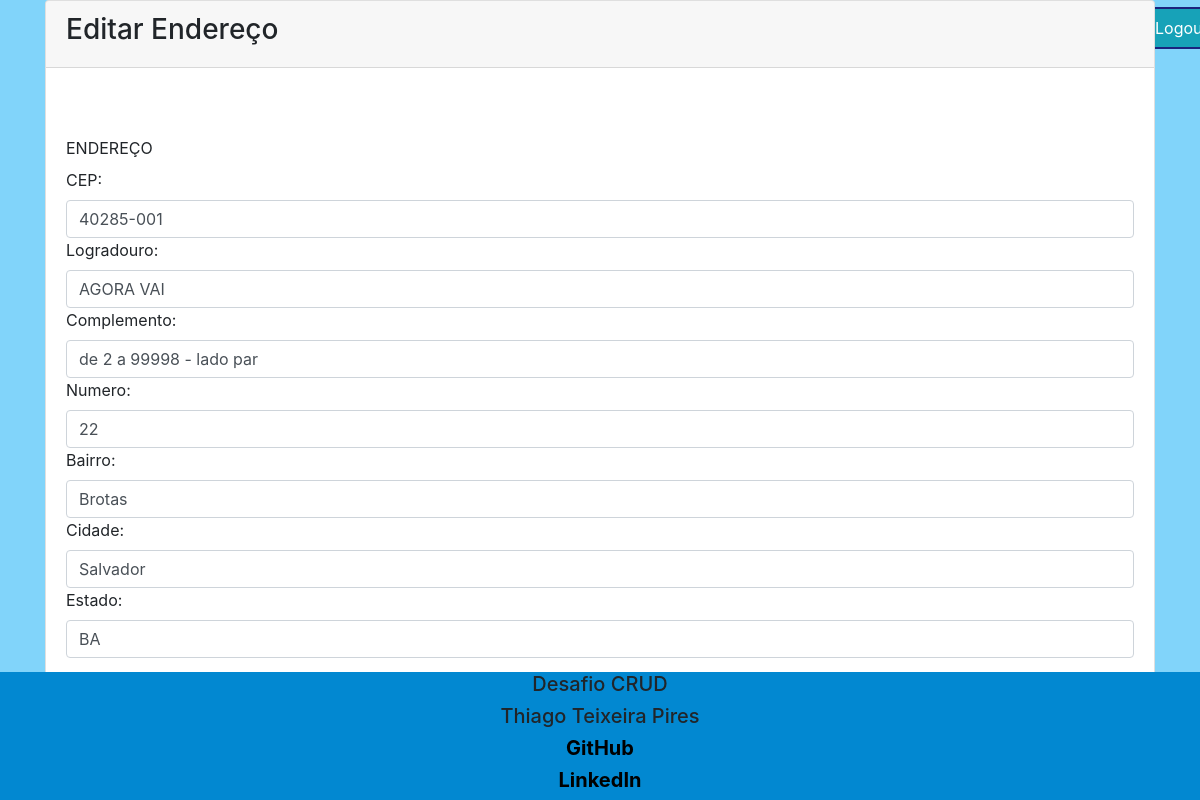
The app's page /edit_end.php?id=6 (signed in) with its own data.
### tables this page shows
CREATE TABLE `endereco` (
  `id` int NOT NULL,
  `cliente_id` int NOT NULL,
  `logradouro` varchar(255) NOT NULL,
  `complemento` varchar(255) DEFAULT NULL,
  `numero` int NOT NULL,
  `bairro` varchar(100) NOT NULL,
  `cidade` varchar(50) NOT NULL,
  `estado` varchar(42) NOT NULL,
  `cep` varchar(20) NOT NULL
);

### edit_end.php (the view, shortened to what this page needs)
<?php
    require_once('config.php');
$id = $_GET['id'];
$resulta = mysqli_query($connect, "SELECT * FROM endereco WHERE id=$id");
while($rowa = mysqli_fetch_array($resulta))
{
        $logradouro = $rowa['logradouro'];
        $complemento = $rowa['complemento'];
        $numero = $rowa['numero'];
        $bairro = $rowa['bairro'];
        $cidade = $rowa['cidade'];
        $estado = $rowa['estado'];
        $cep = $rowa['cep'];
}
?>
<!DOCTYPE html>
<html lang="pt-br">
<head>
  <link rel="stylesheet" href="css/bootstrap.min.css">
</head>
<body onload="goFocus('nome')">
<?php require_once("nav.php") ?>
    <div class="container">
        <div clas="span10 offset1">
          <div class="card">
            <div class="card-header">
                <h3 class="well"> Editar Endereço </h3>
            </div>
            <div class="card-body">
            <form class="form-horizontal" action="edit_end_sql.php" method="post">
                <label for=""><br><br>ENDEREÇO<br></label>
                <div class="control-group">
                    <label class="control-label">CEP:</label>
                    <div class="controls">
                        <input size="50" class="form-control" name="cep" id="cep" type="text" placeholder="CEP" required="" value="<?php echo !empty($cep)?$cep: '';?>">
                    </div>
                </div>
                 <div class="control-group">
                    <label class="control-label">Logradouro:</label>
                    <div class="controls">
                        <input size="250" class="form-control" name="logradouro" type="text" placeholder="logradouro" required="" value="<?php echo !empty($logradouro)?$logradouro: '';?>">
                    </div>
                </div>
                <div class="control-group">
                    <label class="control-label">Complemento:</label>
                    <div class="controls">
                        <input size="100" class="form-control" name="complemento" id="complemento" type="text" placeholder="Complemento" required="" value="<?php echo !empty($complemento)?$complemento: '';?>">
                    </div>
                </div>
                <div class="control-group">
                    <label class="control-label">Numero:</label>
                    <div class="controls">
                        <input size="40" class="form-control" id="numero" name="numero" type="text" placeholder="Numero" onkeypress='return filtroTeclas(event)' required="" value="<?php echo !empty($numero)?$numero: '';?>">
                    </div>
                </div>
                 <div class="control-group">
                    <label class="control-label">Bairro:</label>
                    <div class="controls">
                        <input size="50" class="form-control" name="bairro" id="bairro" type="text" placeholder="Bairro" required="" value="<?php echo !empty($bairro)?$bairro: '';?>">
                    </div>
                </div>
                <div class="control-group">
                    <label class="control-label">Cidade:</label>
                    <div class="controls">
                        <input size="50" class="form-control" name="cidade" id="cidade" type="text" placeholder="Cidade" required="" value="<?php echo !empty($cidade)?$cidade: '';?>">
                    </div>
                </div>
                <div class="control-group">
                    <label class="control-label">Estado:</label>
                    <div class="controls">
                        <input size="50" class="form-control" name="estado" id="estado" type="text" onkeypress='return filtroTeclasLetras(event)' placeholder="Estado" required="" value="<?php echo !empty($estado)?$estado: '';?>">
                    </div>
                </div>
                <div class="form-actions" align="center">
                    <br/>
                    <button type="submit" class="btn btn-success">Concluir</button>
                    <a href="home.php" type="btn" class="btn btn-default">Voltar</a>
                    <br>
                    <br/>
                </div>
            </form>
          </div>
        </div>
        </div>
    </div>
<?php require_once("footer.php") ?>
</body>
</html>

### edit_end.php (style rules this page uses)
body { margin:0; padding:0; background-color:#81D4FA; }
a { color: black; }

### records on screen
endereco: cep "40285-001", logradouro "AGORA VAI", complemento "de 2 a 99998 - lado par", numero "22", bairro "Brotas", cidade "Salvador", estado "BA"
